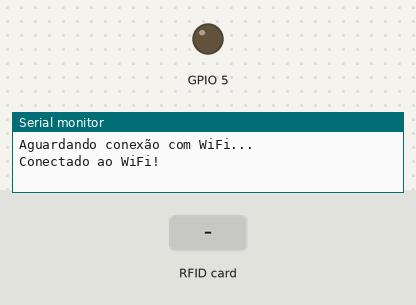
Bench run of a sketch on a simulated ESP8266 (NodeMCU). Parts: output pins drawn as LEDs (lit = HIGH), the last lines printed to the serial monitor. The inputs (shaded band) are chosen by the test bench. WiFi joins after 1.5 s; servers stay silent unless stated; uploads are accepted with an empty reply.

Above: at 2.7 s.
2.8 s: RFID card 5E 7A 19 C4 held to the reader
At 3.53 s:
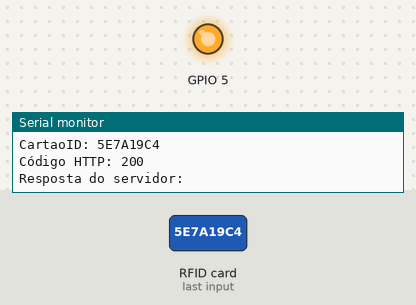
Timing chart, 0 to 5.8 s (numbered marks = the images above; inputs shaded):
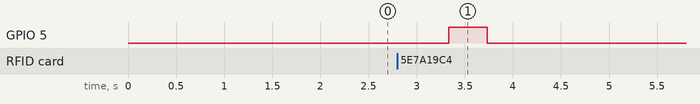

The sketch:

presenca.ino
```cpp
#define SS_PIN 15  // D8
#define RST_PIN 16 // D0

#include <SPI.h>
#include <MFRC522.h>
#include <ESP8266WiFi.h>
#include <ESP8266HTTPClient.h>

WiFiClient wifiClient;
MFRC522 mfrc522(SS_PIN, RST_PIN);
const char* rede = "negocio";
const char* senha = "negocio123";

void setup() {
  pinMode(5, OUTPUT);
  Serial.begin(115200);
  WiFi.begin(rede, senha);
  SPI.begin();
  mfrc522.PCD_Init();

  while (WiFi.status() != WL_CONNECTED) {
    delay(1500);
    Serial.println("Aguardando conexão com WiFi...");
  }
  Serial.println("Conectado ao WiFi!");
}

void loop() {
  if (!mfrc522.PICC_IsNewCardPresent() || !mfrc522.PICC_ReadCardSerial()) {
    delay(500);
    return;
  }

  if (WiFi.status() != WL_CONNECTED) {
    Serial.println("Erro na conexão WiFi");
    return;
  }

  String content = "";
  for (byte i = 0; i < mfrc522.uid.size; i++) {
    content.concat(String(mfrc522.uid.uidByte[i], HEX));
  }
  content.toUpperCase();

  HTTPClient http;
  http.begin(wifiClient, "http://192.168.239.74:3000/registro/presenca");
  http.addHeader("Content-Type", "application/json");
  int httpCode = http.POST("{\"cartaoID\":\"" + content + "\"}");
  String payload = http.getString();

  Serial.print("CartaoID: ");
  Serial.println(content);
  Serial.print("Código HTTP: ");
  Serial.println(httpCode);
  Serial.print("Resposta do servidor: ");
  Serial.println(payload+"\n");

  if (httpCode == 200) {
    digitalWrite(5, HIGH);
    delay(400);
    digitalWrite(5, LOW);
  } else {
    digitalWrite(5, HIGH);
    delay(400);
    digitalWrite(5, LOW);
    delay(400);
    digitalWrite(5, HIGH);
    delay(400);
    digitalWrite(5, LOW);
  }

  http.end();
  delay(2000);
}
```

Measured:
- after the input at 2.8 s, GPIO 5: LOW → HIGH after 0.53 s, → LOW 0.40 s later
